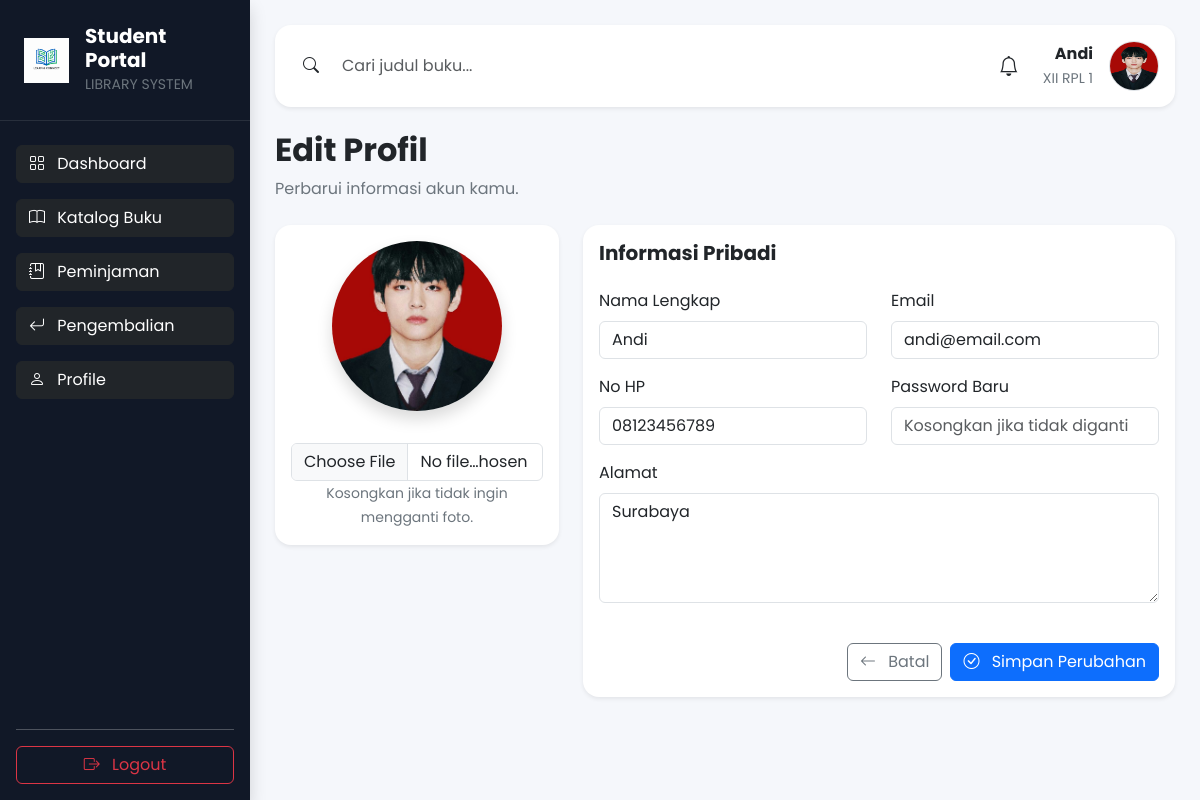
/siswa/edit_profile.php (signed in), run on the app's committed database.
### tables this page shows
CREATE TABLE `siswa` (
  `id_siswa` int(11) NOT NULL,
  `nis` varchar(20) NOT NULL,
  `nama_siswa` varchar(100) NOT NULL,
  `kelas` varchar(30) DEFAULT NULL,
  `jenis_kelamin` enum('L','P') DEFAULT NULL,
  `email` varchar(100) DEFAULT NULL,
  `no_hp` varchar(20) DEFAULT NULL,
  `alamat` text DEFAULT NULL,
  `password` varchar(255) NOT NULL,
  `foto` varchar(255) DEFAULT NULL,
  `created_at` timestamp NOT NULL DEFAULT current_timestamp()
);

### siswa/edit_profile.php (the view, shortened to what this page needs)
<?php
include "../config/koneksi.php";
$idSiswa = $_SESSION['id'];
$query = mysqli_query($conn,"
SELECT *
FROM siswa
WHERE id_siswa='$idSiswa'
");
$data=mysqli_fetch_assoc($query);
include "../includes/header.php";
include "../includes/sidebar_siswa.php";
?>
<div
class="container-fluid"
style="
margin-left:250px;
padding:25px;
background:#F5F7FB;
min-height:100vh;
">
<?php include "../includes/navbar_siswa.php"; ?>
<div class="mb-4">
    <h2 class="fw-bold">
        Edit Profil
    </h2>
    <p class="text-secondary">
        Perbarui informasi akun kamu.
    </p>
</div>
<form
action="proses_edit_profile.php"
method="POST"
enctype="multipart/form-data">
<div class="row">
    <div class="col-lg-4">
        <div class="card border-0 shadow-sm rounded-4">
            <div class="card-body text-center">
                <?php
                if(!empty($data['foto'])){
                ?>
                <img
                src="../assets/image/siswa/<?= $data['foto']; ?>"
                class="rounded-circle shadow mb-3"
                style="width:170px;height:170px;object-fit:cover;">
                <?php
                }
                ?>
                <input
                type="file"
                name="foto"
                class="form-control mt-3">
                <small class="text-secondary">
                    Kosongkan jika tidak ingin mengganti foto.
                </small>
            </div>
        </div>
    </div>
    <div class="col-lg-8">
        <div class="card border-0 shadow-sm rounded-4">
            <div class="card-body">
                <h5 class="fw-bold mb-4">
                    Informasi Pribadi
                </h5>
                <div class="row">
                    <div class="col-md-6 mb-3">
                        <label class="form-label">
                            Nama Lengkap
                        </label>
                        <input
                        type="text"
                        name="nama_siswa"
                        class="form-control"
                        value="<?= $data['nama_siswa']; ?>"
                        required>
                    </div>
                    <div class="col-md-6 mb-3">
                        <label class="form-label">
                            Email
                        </label>
                        <input
                        type="email"
                        name="email"
                        class="form-control"
                        value="<?= $data['email']; ?>">
                    </div>
                    <div class="col-md-6 mb-3">
                        <label class="form-label">
                            No HP
                        </label>
                        <input
                        type="text"
                        name="no_hp"
                        class="form-control"
                        value="<?= $data['no_hp']; ?>">
                    </div>
                    <div class="col-md-6 mb-3">
                        <label class="form-label">
                            Password Baru
                        </label>
                        <input
                        type="password"
                        name="password"
                        class="form-control"
                        placeholder="Kosongkan jika tidak diganti">
                    </div>
                    <div class="col-12 mb-3">
                        <label class="form-label">
                            Alamat
                        </label>
                        <textarea
                        name="alamat"
                        rows="4"
                        class="form-control"><?= $data['alamat']; ?></textarea>
                    </div>
                                        <div class="d-flex justify-content-end gap-2 mt-4">
                        <a
                        href="profile.php"
                        class="btn btn-outline-secondary">
                            <i class="bi bi-arrow-left me-2"></i>
                            Batal
                        </a>
                        <button
                        type="submit"
                        class="btn btn-primary">
                            <i class="bi bi-check-circle me-2"></i>
                            Simpan Perubahan
                        </button>
                    </div>
                </div>
            </div>
        </div>
    </div>
</div>
</form>
</div>
<?php include "../includes/footer.php"; ?>

### includes/navbar_siswa.php
<?php
$id = $_SESSION['id'];
$dataNavbar = mysqli_fetch_assoc(mysqli_query($conn,"
SELECT *
FROM siswa
WHERE id_siswa='$id'
"));
?>
<div class="card border-0 shadow-sm rounded-4 mb-4">
<div class="card-body">
<div class="d-flex justify-content-between align-items-center">
<div style="width:55%;">
<div class="input-group">
<span class="input-group-text bg-white border-0">
<i class="bi bi-search"></i>
</span>
<input
type="text"
class="form-control border-0"
placeholder="Cari judul buku...">
</div>
</div>
<div class="d-flex align-items-center">
<i class="bi bi-bell fs-5 me-4"></i>
<div class="text-end me-3">
<div class="fw-bold">
<?= $dataNavbar['nama_siswa']; ?>
</div>
<small class="text-secondary">
<?= $dataNavbar['kelas']; ?>
</small>
</div>
<img
src="../assets/image/siswa/<?= $dataNavbar['foto']; ?>"
width="50"
height="50"
class="rounded-circle border">
</div>
</div>
</div>
</div>

### data on the page
siswa: nama_siswa "Andi", kelas "XII RPL 1", foto (picture), email "andi@email.com", no_hp "08123456789", alamat "Surabaya"
